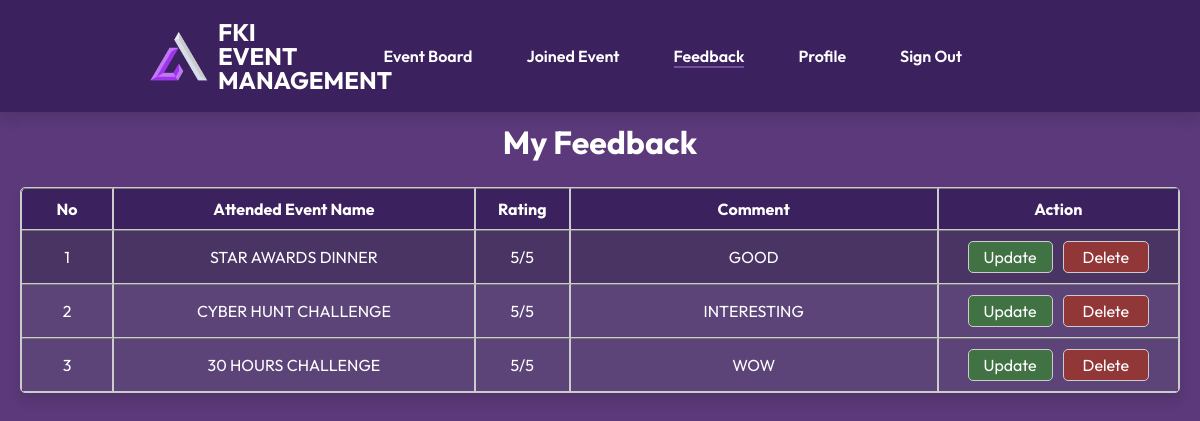
Screenshot of /resources/student/feedback/feedback.php (signed in) with the database file from the repository.
### tables this page shows
CREATE TABLE `feedback` (
  `feedback_id` int(11) NOT NULL,
  `rating` int(11) DEFAULT NULL,
  `comment` longtext DEFAULT NULL,
  `event_id` int(11) DEFAULT NULL,
  `student_id` varchar(20) DEFAULT NULL
);

CREATE TABLE `event` (
  `event_id` int(11) NOT NULL,
  `event_name` varchar(255) DEFAULT NULL,
  `event_synopsis` longtext DEFAULT NULL,
  `event_objective` longtext DEFAULT NULL,
  `event_impact` longtext DEFAULT NULL,
  `event_startDate` date DEFAULT NULL,
  `event_endDate` date DEFAULT NULL,
  `event_startTime` time DEFAULT NULL,
  `event_endTime` time DEFAULT NULL,
  `event_venue` varchar(255) DEFAULT NULL,
  `event_poster` varchar(255) DEFAULT NULL,
  `event_posterDesc` longtext NOT NULL,
  `event_pwd` varchar(50) DEFAULT NULL,
  `event_status` varchar(10) DEFAULT NULL,
  `event_adminRemark` longtext NOT NULL,
  `admin_id` varchar(20) DEFAULT NULL,
  `pmfki_id` varchar(20) DEFAULT NULL
);

### resources/student/feedback/feedback.php (the view, shortened to what this page needs)
<?php
    include("config.php");
?>
<!DOCTYPE html>
<html>
<!DOCTYPE html>
<html lang="en">
    <head>
        <link rel="stylesheet" href="css/style.css">
	    <link rel="stylesheet" href="css/style.css">
    </head>
    <body>
        <div class="header-row">
            <div class="header-main">
                <img src="src/icon.png" alt="Website Logo">
                <h2>
                    <span>FKI</span>
                    <span>EVENT</span>
                    <span>MANAGEMENT</span>
                </h2>
                <table class="header-nav">
                    <tr>
                        <?php include ('navigation_student.php') ?>
                    </tr>
                </table>
            </div>
        </div>
        <div class="table-list">
            <h1>My Feedback</h1>
            <table border="1" width="100%" class="event-list-table">
                <tr>
                    <th width="2%">No</th>
                    <th width="10%">Attended Event Name</th>
                    <th width="1%">Rating</th>
                    <th width="10%">Comment</th>
                    <th width="5%">Action</th>
                </tr>
                <?php
                    $sql = "SELECT f.*, e.event_name
                    FROM feedback f
                    LEFT JOIN event e ON f.event_id = e.event_id
                    WHERE f.student_id= ?";
                    $stmt = mysqli_prepare($conn, $sql);
                    mysqli_stmt_bind_param($stmt, "s",$_SESSION["student_id"] );
                    mysqli_stmt_execute($stmt);
                    $result = mysqli_stmt_get_result($stmt);
                    if (mysqli_num_rows($result) > 0) {
                        $numrow=1;
                        while($row = mysqli_fetch_assoc($result)) {
                            echo "<tr>";
                            echo "<td>" . $numrow . "</td><td>". $row["event_name"] . "</td>";
                            echo "<td>" . $row["rating"] . "/5</td>";
                            echo "<td>" . $row["comment"] . "</td>";
                            echo '<td>';
                            echo '<button class="accept-btn" onclick="location.href=\'feedback_edit.php?id=' . $row["feedback_id"] . '\'">Update</button>';
                            echo '<button class="decline-btn" onclick="location.href=\'feedback_delete.php?id=' . $row["feedback_id"] . '\'">Delete</button>';
                            echo '</td>';
                            echo "</tr>" . "\n\t\t";
                            $numrow++;
                        }
                    } else {
                        echo '<tr><td colspan="7">0 results</td></tr>';
                    }
                ?>
            </table>
        </div>
    </body>
</html>

### public/css/style.css (style rules this page uses)
*,h1 { font-family: 'Outfit', sans-serif; }
body { background-color: #5b397a; margin: 0; box-sizing: border-box; font-family: 'Outfit', sans-serif; }
.header-row { background-color: #3b215e; display: flex; justify-content: space-between; align-items: center; box-shadow: 0 8px 12px rgba(0, 0, 0, 0.1); }
.header-main { display: flex; align-items: center; margin: 20px; flex: 20%; }
.header-main img { padding-left: 130px; width: 5%; }
.header-main h2 { color: #fff; white-space: nowrap; width: 14%; padding-left: 10px; margin: 0; }
.header-main h2 span { display: block; text-align: left; margin: 0; line-height: 1; }
.table-list { display: flex; flex-direction: column; justify-content: center; align-items: center; margin-right: 10px; margin-left: 10px; margin-bottom: 5%; }
.table-list h1,h2 { color: #fff; text-align: center; margin: 10px; }
.event-list-table { margin-top: 15px; margin-left: 10px; margin-right: 10px; border: 1px solid #ccc; border-style: solid; border-collapse: seperate; border-spacing: 0; border-radius: 5px; background-color: #5c4479; overflow: hidden; width: auto; text-align: center; box-shadow: 0 8px 12px rgba(0, 0, 0, 0.1); margin-bottom: 3%; }
.event-list-table th { background-color:#3b215e; }
.event-list-table tr:nth-child(2) { background-color: #4a3464; }
.event-list-table td, th { border-left: 1px solid #ccc; padding: 10px; color: #fff; }
.event-list-table tr:first-child th:first-child { border-top-left-radius: 5px; }
.event-list-table tr:first-child th:last-child { border-top-right-radius: 5; }
.event-list-table tr:last-child td:first-child { border-bottom-left-radius: 5; }
.event-list-table tr:last-child { border-bottom-right-radius: 5; }
.accept-btn { background-color: #407244; color: #fff; border: 1px solid #ccc; display: inline-block; border-radius: 5px; padding: 5px; padding-left: 15px; padding-right: 15px; text-align: center; z-index: 0; outline: none; position: relative; font-size: inherit; font-family: inherit; overflow: hidden; }
.accept-btn::before { content: ''; z-index: -1; position: absolute; top: 50%; left: 50%; width: 1em; height: 1em; border-radius: 50%; background-color: #1f4e23; transform-origin: center; transform: translate3d(-50%, -50%, 0) scale3d(0, 0, 0); transition: transform 0.35s ease-in-out; }
.decline-btn { background-color: #913737; color: #fff; border: 1px solid #ccc; display: inline-block; border-radius: 5px; padding: 5px; padding-left: 19px; padding-right: 19px; text-align: center; z-index: 0; outline: none; position: relative; font-size: inherit; font-family: inherit; overflow: hidden; }
.decline-btn::before { content: ''; z-index: -1; position: absolute; top: 50%; left: 50%; width: 1em; height: 1em; border-radius: 50%; background-color: #752626; transform-origin: center; transform: translate3d(-50%, -50%, 0) scale3d(0, 0, 0); transition: transform 0.35s ease-in-out; }
.decline-btn:not(:first-child) { margin-left: 10px; }

### rows the page displays
feedback: event.event_name "STAR AWARDS DINNER", rating "5", comment "GOOD"
feedback: event.event_name "CYBER HUNT CHALLENGE", rating "5", comment "INTERESTING"
feedback: event.event_name "30 HOURS CHALLENGE", rating "5", comment "WOW"

### other values shown
$page_title "Event Board"
$page_title "Joined Event"
$page_title "Feedback"
$page_title "Profile"
$page_title "Sign Out"
